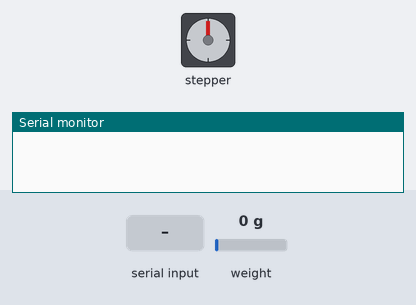
Bench run of a sketch on a simulated Arduino Uno, built with avr-gcc and run on an emulated ATmega328P. On the bench: stepper motor, the last lines printed to the serial monitor. Inputs (shaded band) come from the test bench; at power-on: weight on the scale 0 g. Stepper angles assume 200 steps per turn.

Above: at 2.2 s.
2.3 s: "move,45\n" received over Serial
At 3.51 s:
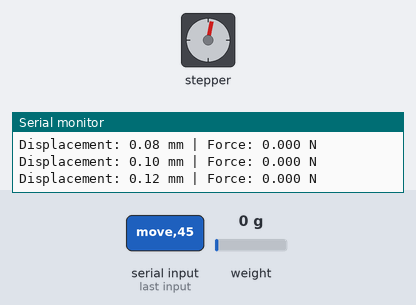
At 4.78 s:
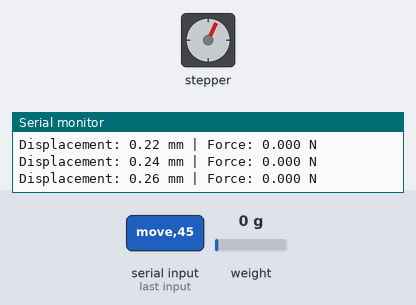
5.3 s: weight on the scale set to 100 g
At 6.42 s:
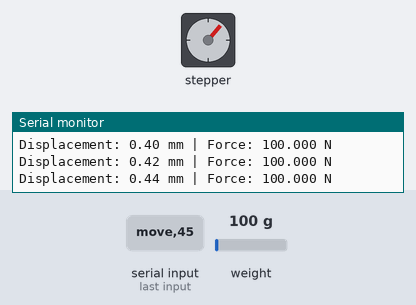
8.3 s: weight on the scale set to 1250 g
Timing chart, 0 to 28.1 s (numbered marks = the images above; inputs shaded):
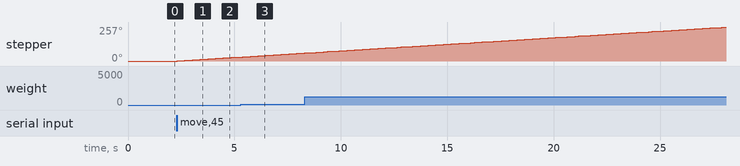

The sketch:

trial_mar13a.ino
```cpp
#include <Stepper.h>  // If using a stepper motor
#include "HX711.h"    // Load cell amplifier

#define STEPS_PER_REV 200   // Adjust as per your stepper
#define MM_PER_STEP 0.02    // Adjust based on your setup

HX711 scale;
Stepper stepper(STEPS_PER_REV, 8, 9, 10, 11);

void setup() {
    Serial.begin(9600);
    scale.begin(A1, A0);  // Pins for the load cell
    scale.set_scale(2280.f); // Adjust this calibration factor
    scale.tare(); // Reset load cell

    stepper.setSpeed(10); // Set stepper speed (adjust as needed)
}

void loop() {
    if (Serial.available() > 0) {
        String command = Serial.readStringUntil('\n');
        command.trim();

        if (command.startsWith("move")) {
            float distance = command.substring(5).toFloat();
            int steps = distance / MM_PER_STEP;

            for (int i = 0; i < abs(steps); i++) {
                stepper.step(steps > 0 ? 1 : -1);
                float force = scale.get_units();
                Serial.print("Displacement: ");
                Serial.print((i + 1) * MM_PER_STEP, 2);
                Serial.print(" mm | Force: ");
                Serial.print(force, 3);
                Serial.println(" N");
                delay(50);  // Adjust for smoother updates
            }
            Serial.println("DONE"); // Notify Python that motion is finished
        }
        else if (command == "tare") {
            scale.tare();
            Serial.println("Load cell tared.");
        }
    }
}
```

Measured:
- after the input at 2.3 s, stepper: keeps turning clockwise at about 10°/s, starting at once
